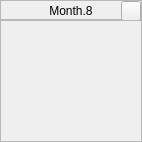
        <widget class="QFrame" name="frameMonth_8">
         <property name="minimumSize">
          <size>
           <width>142</width>
           <height>142</height>
          </size>
         </property>
         <property name="maximumSize">
          <size>
           <width>142</width>
           <height>142</height>
          </size>
         </property>
         <property name="frameShape">
          <enum>QFrame::Box</enum>
         </property>
         <property name="frameShadow">
          <enum>QFrame::Plain</enum>
         </property>
         <property name="lineWidth">
          <number>0</number>
         </property>
         <layout class="QVBoxLayout" name="verticalLayout_8">
          <property name="spacing">
           <number>0</number>
          </property>
          <property name="leftMargin">
           <number>0</number>
          </property>
          <property name="topMargin">
           <number>0</number>
          </property>
          <property name="rightMargin">
           <number>0</number>
          </property>
          <property name="bottomMargin">
           <number>0</number>
          </property>
          <item>
           <widget class="QFrame" name="frameMonthTitle_8">
            <property name="minimumSize">
             <size>
              <width>0</width>
              <height>20</height>
             </size>
            </property>
            <property name="maximumSize">
             <size>
              <width>16777215</width>
              <height>20</height>
             </size>
            </property>
            <property name="frameShape">
             <enum>QFrame::StyledPanel</enum>
            </property>
            <property name="frameShadow">
             <enum>QFrame::Raised</enum>
            </property>
            <layout class="QHBoxLayout" name="horizontalLayout_11">
             <property name="spacing">
              <number>0</number>
             </property>
             <property name="leftMargin">
              <number>20</number>
             </property>
             <property name="topMargin">
              <number>0</number>
             </property>
             <property name="rightMargin">
              <number>0</number>
             </property>
             <property name="bottomMargin">
              <number>0</number>
             </property>
             <item>
              <widget class="QLabel" name="labelMonthTitle_8">
               <property name="minimumSize">
                <size>
                 <width>0</width>
                 <height>20</height>
                </size>
               </property>
               <property name="maximumSize">
                <size>
                 <width>16777215</width>
                 <height>20</height>
                </size>
               </property>
               <property name="text">
                <string>Month.8</string>
               </property>
               <property name="alignment">
                <set>Qt::AlignCenter</set>
               </property>
              </widget>
             </item>
             <item>
              <widget class="QPushButton" name="buttonMonthDetailsView_8">
               <property name="minimumSize">
                <size>
                 <width>20</width>
                 <height>20</height>
                </size>
               </property>
               <property name="maximumSize">
                <size>
                 <width>20</width>
                 <height>20</height>
                </size>
               </property>
               <property name="text">
                <string/>
               </property>
              </widget>
             </item>
            </layout>
           </widget>
          </item>
          <item>
           <widget class="QFrame" name="frameMonthButtonContainer_8">
            <property name="frameShape">
             <enum>QFrame::StyledPanel</enum>
            </property>
            <property name="frameShadow">
             <enum>QFrame::Raised</enum>
            </property>
           </widget>
          </item>
         </layout>
        </widget>
